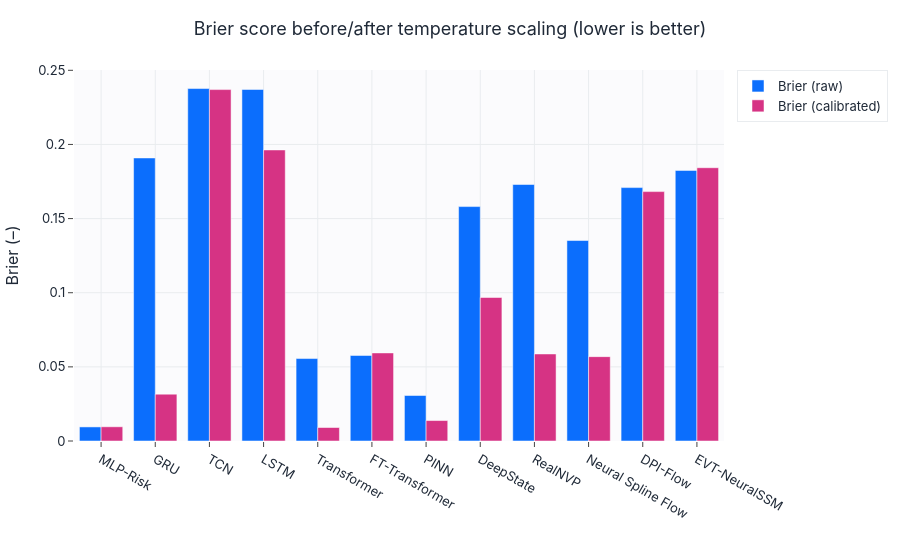

Source (notebook cell):
### Markdown cell above
## Post-hoc temperature scaling

A single temperature T is fitted on the validation set per model and applied to the test
risk logits. This is a fair, universal post-hoc calibration step — it improves Brier/ECE
without changing AUROC (ranking is preserved).

### Code cell
from liquefaction_ai.evaluation import fit_temperature, apply_temperature, expected_calibration_error, safe_binary_metrics

val = benchmark["val"]; y_val = val["label"].cpu().numpy(); y_test = test["label"].cpu().numpy()
cal_rows = []
for name in MODEL_NAMES:
    model, hp, _ = load_trained(name); disp = hp["display_name"]
    val_out = collect_outputs(model, val, config, device)
    vp = np.clip(val_out["risk_prob"], 1e-6, 1 - 1e-6); v_logit = np.log(vp / (1 - vp))
    T = fit_temperature(v_logit, y_val); T = float(np.clip(T if np.isfinite(T) else 1.0, 0.05, 20.0))
    p_raw = np.clip(np.nan_to_num(predictions[disp]["risk_prob"], nan=0.5), 1e-6, 1 - 1e-6)
    p_cal = np.clip(np.nan_to_num(apply_temperature(p_raw, T), nan=0.5), 1e-6, 1 - 1e-6)
    _, _, brier_raw = safe_binary_metrics(y_test, p_raw); ece_raw = expected_calibration_error(y_test, p_raw)
    _, _, brier_cal = safe_binary_metrics(y_test, p_cal); ece_cal = expected_calibration_error(y_test, p_cal)
    cal_rows.append({"Model": disp, "T": round(T, 2), "Brier raw": round(brier_raw, 4), "Brier cal": round(brier_cal, 4),
                     "ECE raw": round(ece_raw, 4), "ECE cal": round(ece_cal, 4)})
cal_df = pd.DataFrame(cal_rows)
display(cal_df)
grouped_bar(cal_df["Model"].tolist(), {"Brier (raw)": cal_df["Brier raw"].tolist(), "Brier (calibrated)": cal_df["Brier cal"].tolist()},
            title="Brier score before/after temperature scaling (lower is better)", ylabel="Brier (–)",
            save=SAVE_FIGS, fig_id="3_1_temperature_scaling").show()

### Figure 1 — Plotly figure (JSON) as saved in the notebook; plotly's stock layout.template omitted (floating-point values rounded to 4 significant figures)
{"data": [{"marker": {"color": "#0b6efd"}, "name": "Brier (raw)", "type": "bar", "x": ["MLP-Risk", "GRU", "TCN", "LSTM", "Transformer", "FT-Transformer", "PINN", "DeepState", "RealNVP", "Neural Spline Flow", "DPI-Flow", "EVT-NeuralSSM"], "y": [0.0095, 0.1909, 0.2377, 0.2371, 0.0556, 0.0577, 0.0307, 0.1581, 0.173, 0.1352, 0.1709, 0.1825]}, {"marker": {"color": "#d63384"}, "name": "Brier (calibrated)", "type": "bar", "x": ["MLP-Risk", "GRU", "TCN", "LSTM", "Transformer", "FT-Transformer", "PINN", "DeepState", "RealNVP", "Neural Spline Flow", "DPI-Flow", "EVT-NeuralSSM"], "y": [0.0096, 0.0316, 0.237, 0.1963, 0.0091, 0.0594, 0.0138, 0.0968, 0.0587, 0.0569, 0.1682, 0.1843]}], "layout": {"barmode": "group", "title": {"text": "Brier score before/after temperature scaling (lower is better)"}, "xaxis": {"title": {"text": ""}}, "yaxis": {"title": {"text": "Brier (–)"}}}}
